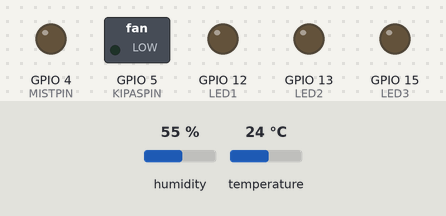
The sketch below on a simulated ESP8266 (NodeMCU). Parts: switched loads named in the sketch (green lamp = pin HIGH), output pins drawn as LEDs (lit = HIGH). Inputs (shaded band) come from the test bench; at power-on: humidity 55 %, temperature 24 °C. WiFi joins after 1.5 s; servers stay silent unless stated; uploads are accepted with an empty reply; what the sketch prints to the serial monitor is not drawn.

Above: at 0.1 s.
At 2.1 s:
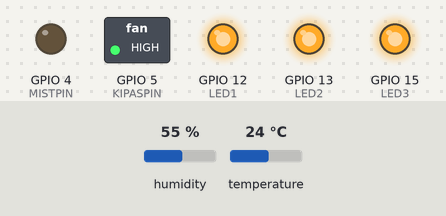
Timing chart, 0 to 3.6 s (numbered marks = the images above):
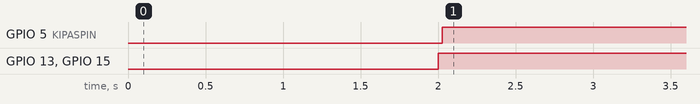

The sketch:

TA.ino
```cpp
#include <Arduino.h>
#include <ESP8266WiFi.h>
#include <ESP8266HTTPClient.h>
#include <WiFiClientSecureBearSSL.h>
#include "DHT.h"
#include <ArduinoJson.h>

#define DHTPIN 2
#define DHTTYPE DHT11

int KIPASPIN = 5, MISTPIN = 4, LED1 = 12, LED2 = 13, LED3 = 15, LDRPIN = A0;

const char* ssid = "MRISDI";
const char* password = "1sampai8";

DHT dht(DHTPIN, DHTTYPE);
void setup() {
  Serial.begin(115200);
  dht.begin();
  Serial.println();
  Serial.println();
  Serial.println();

  pinMode(KIPASPIN, OUTPUT);
  pinMode(MISTPIN, OUTPUT);
  pinMode(LED1, OUTPUT);
  pinMode(LED2, OUTPUT);
  pinMode(LED3, OUTPUT);

  WiFi.mode(WIFI_STA);
  WiFi.begin(ssid, password);
  Serial.print("Connecting to WiFi ..");
  while (WiFi.status() != WL_CONNECTED) {
    Serial.print('.');
    delay(1000);
  }
}

void loop() {
  digitalWrite(LED1, 1);
  digitalWrite(LED2, 1);
  digitalWrite(LED3, 1);

  float suhu = dht.readTemperature();
  float lembap = dht.readHumidity();
  float res = analogRead(LDRPIN);
  float cahaya = pow(res, -1.7118)*pow(10, 5.99368);

  String kipas, mist;

  if(suhu > 28){
    digitalWrite(KIPASPIN, 0);
    kipas = "Hidup";
  }else{
    digitalWrite(KIPASPIN, 1);
    kipas = "Mati";
  }

  if(lembap < 80){
    digitalWrite(MISTPIN, 0);
    mist = "Hidup";
  }else{
    digitalWrite(MISTPIN, 1);
    mist = "Mati";
  }

  // Membuat objek DynamicJsonDocument
  DynamicJsonDocument jsonDoc(1024);
  String jsonString;

  // Menambahkan data ke JSON
  jsonDoc["suhu"] = String(suhu);
  jsonDoc["lembap"] = String(lembap);
  jsonDoc["cahaya"] = String(cahaya);
  jsonDoc["kipas"] = kipas;
  jsonDoc["mist"] = mist;

  // Mengubah JSON menjadi String
  serializeJson(jsonDoc, jsonString);

  // wait for WiFi connection
  if ((WiFi.status() == WL_CONNECTED)) {

    std::unique_ptr<BearSSL::WiFiClientSecure>client(new BearSSL::WiFiClientSecure);

    // Ignore SSL certificate validation
    client->setInsecure();

    //create an HTTPClient instance
    HTTPClient https;

    //Initializing an HTTPS communication using the secure client
    Serial.print("[HTTPS] begin...\n");
    if (https.begin(*client, "https://cvtomato.000webhostapp.com/sensor")) {  // HTTPS
      Serial.print("[HTTPS] POST...\n");
      // start connection and send HTTP header
      https.addHeader("Content-Type", "application/json");
      int httpCode = https.POST(jsonString);
      // httpCode will be negative on error
      if (httpCode > 0) {
        // HTTP header has been send and Server response header has been handled
        Serial.printf("[HTTPS] POST... code: %d\n", httpCode);
        // file found at server
        if (httpCode == HTTP_CODE_OK || httpCode == HTTP_CODE_MOVED_PERMANENTLY) {
          String payload = https.getString();
          Serial.println(payload);
        }
      } else {
        Serial.printf("[HTTPS] POST... failed, error: %s\n", https.errorToString(httpCode).c_str());
      }

      https.end();
    } else {
      Serial.printf("[HTTPS] Unable to connect\n");
    }
  }
  Serial.println();
  Serial.println(jsonString);
  Serial.println("Waiting 1 hour before the next round...");
  delay(3600000);
}
```

Measured:
- by itself, GPIO 5 (KIPASPIN), GPIO 13 (LED2), GPIO 15 (LED3): LOW → HIGH at 2.0 s
